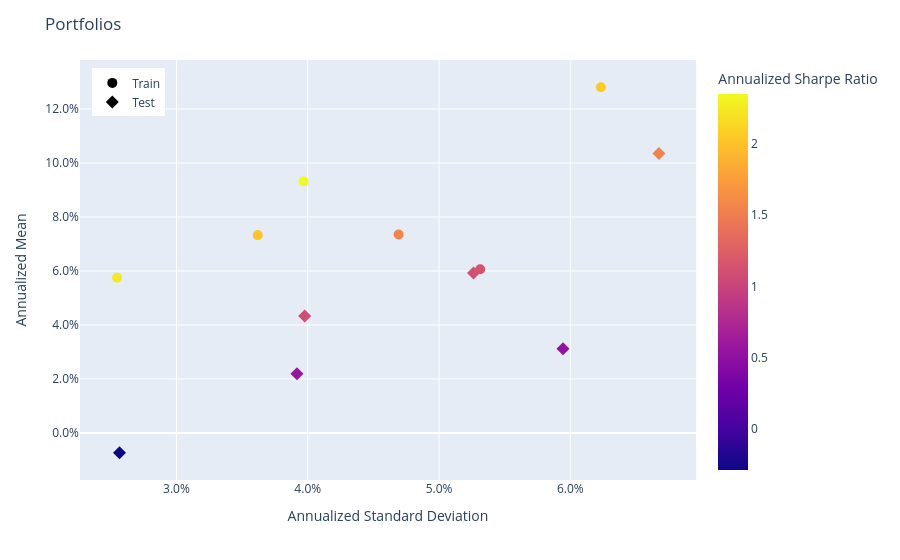

Notebook code cell kept with this figure:
### Code cell
train_population = Population([result['train'] for result in fold_fake])
test_population = Population([result['test'] for result in fold_fake])
train_population.set_portfolio_params(tag="Train")
test_population.set_portfolio_params(tag="Test")
population = train_population + test_population
population.plot_measures(
    x=RiskMeasure.ANNUALIZED_STANDARD_DEVIATION,
    y=PerfMeasure.ANNUALIZED_MEAN,
    color_scale=RatioMeasure.ANNUALIZED_SHARPE_RATIO,
    hover_measures=[RiskMeasure.MAX_DRAWDOWN, RatioMeasure.ANNUALIZED_SORTINO_RATIO],
)

### Figure 1 — Plotly figure (JSON) as saved in the notebook; plotly's stock layout.template omitted (floating-point values rounded to 4 significant figures)
{"data": [{"customdata": [["Train", 0.04407, 2.938, 2.055], ["Train", 0.02059, 3.271, 2.258], ["Train", 0.03783, 2.813, 2.025], ["Train", 0.0235, 3.439, 2.349], ["Train", 0.04572, 2.263, 1.567], ["Train", 0.03859, 1.57, 1.141]], "hovertemplate": "<b>%{hovertext}</b><br><br>tag=%{customdata[0]}<br>Annualized Standard Deviation=%{x:.3f}<br>Annualized Mean=%{y:.3f}<br>MAX Drawdown=%{customdata[1]:.3f}<br>Annualized Sortino Ratio=%{customdata[2]:.3f}<br>Annualized Sharpe Ratio=%{marker.color:.3f}<extra></extra>", "hovertext": ["Fold0", "Fold1", "Fold2", "Fold3", "Fold4", "Fold5"], "legendgroup": "Train", "marker": {"color": [2.055, 2.258, 2.025, 2.349, 1.567, 1.141], "coloraxis": "coloraxis", "size": 10, "symbol": "circle"}, "mode": "markers", "name": "Train", "orientation": "v", "showlegend": true, "type": "scatter", "x": [0.06233, 0.02548, 0.03619, 0.03968, 0.04692, 0.05314], "xaxis": "x", "y": [0.1281, 0.05753, 0.07329, 0.09322, 0.07354, 0.06062], "yaxis": "y"}, {"customdata": [["Test", 0.03494, 2.175, 1.551], ["Test", 0.03479, -0.4172, -0.2859], ["Test", 0.03048, 1.466, 1.089], ["Test", 0.03065, 0.8022, 0.5595], ["Test", 0.0313, 1.678, 1.127], ["Test", 0.04723, 0.7055, 0.5249]], "hovertemplate": "<b>%{hovertext}</b><br><br>tag=%{customdata[0]}<br>Annualized Standard Deviation=%{x:.3f}<br>Annualized Mean=%{y:.3f}<br>MAX Drawdown=%{customdata[1]:.3f}<br>Annualized Sortino Ratio=%{customdata[2]:.3f}<br>Annualized Sharpe Ratio=%{marker.color:.3f}<extra></extra>", "hovertext": ["Fold0", "Fold1", "Fold2", "Fold3", "Fold4", "Fold5"], "legendgroup": "Test", "marker": {"color": [1.551, -0.2859, 1.089, 0.5595, 1.127, 0.5249], "coloraxis": "coloraxis", "size": 10, "symbol": "diamond"}, "mode": "markers", "name": "Test", "orientation": "v", "showlegend": true, "type": "scatter", "x": [0.06675, 0.02566, 0.03977, 0.03918, 0.05262, 0.05944], "xaxis": "x", "y": [0.1035, -0.007337, 0.04332, 0.02192, 0.05929, 0.0312], "yaxis": "y"}], "layout": {"coloraxis": {"colorbar": {"title": {"text": "Annualized Sharpe Ratio"}}, "colorscale": [[0, "#0d0887"], [0.1111, "#46039f"], [0.2222, "#7201a8"], [0.3333, "#9c179e"], [0.4444, "#bd3786"], [0.5556, "#d8576b"], [0.6667, "#ed7953"], [0.7778, "#fb9f3a"], [0.8889, "#fdca26"], [1, "#f0f921"]]}, "legend": {"title": {}, "tracegroupgap": 0, "x": 0.02, "xanchor": "left", "y": 0.98, "yanchor": "top"}, "margin": {"t": 60}, "title": {"text": "Portfolios"}, "xaxis": {"anchor": "y", "domain": [0, 1], "tickformat": ",.1%", "title": {"text": "Annualized Standard Deviation"}}, "yaxis": {"anchor": "x", "domain": [0, 1], "tickformat": ",.1%", "title": {"text": "Annualized Mean"}}}}
